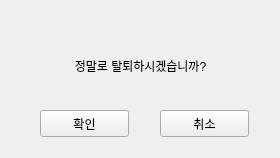
<?xml version="1.0" encoding="UTF-8"?>
<ui version="4.0">
 <class>Form</class>
 <widget class="QWidget" name="Form">
  <property name="windowModality">
   <enum>Qt::ApplicationModal</enum>
  </property>
  <property name="geometry">
   <rect>
    <x>0</x>
    <y>0</y>
    <width>280</width>
    <height>158</height>
   </rect>
  </property>
  <property name="windowTitle">
   <string>Warning</string>
  </property>
  <widget class="QPushButton" name="confirm">
   <property name="geometry">
    <rect>
     <x>40</x>
     <y>110</y>
     <width>89</width>
     <height>27</height>
    </rect>
   </property>
   <property name="text">
    <string>확인</string>
   </property>
  </widget>
  <widget class="QPushButton" name="cancel">
   <property name="geometry">
    <rect>
     <x>160</x>
     <y>110</y>
     <width>89</width>
     <height>27</height>
    </rect>
   </property>
   <property name="text">
    <string>취소</string>
   </property>
  </widget>
  <widget class="QLabel" name="label">
   <property name="geometry">
    <rect>
     <x>20</x>
     <y>40</y>
     <width>241</width>
     <height>51</height>
    </rect>
   </property>
   <property name="toolTip">
    <string>&lt;html&gt;&lt;head/&gt;&lt;body&gt;&lt;p align=&quot;center&quot;&gt;&lt;span style=&quot; font-size:12pt; font-weight:600;&quot;&gt;login fail&lt;/span&gt;&lt;/p&gt;&lt;/body&gt;&lt;/html&gt;</string>
   </property>
   <property name="layoutDirection">
    <enum>Qt::LeftToRight</enum>
   </property>
   <property name="text">
    <string>정말로 탈퇴하시겠습니까?</string>
   </property>
   <property name="alignment">
    <set>Qt::AlignCenter</set>
   </property>
  </widget>
 </widget>
 <resources/>
 <connections/>
</ui>
